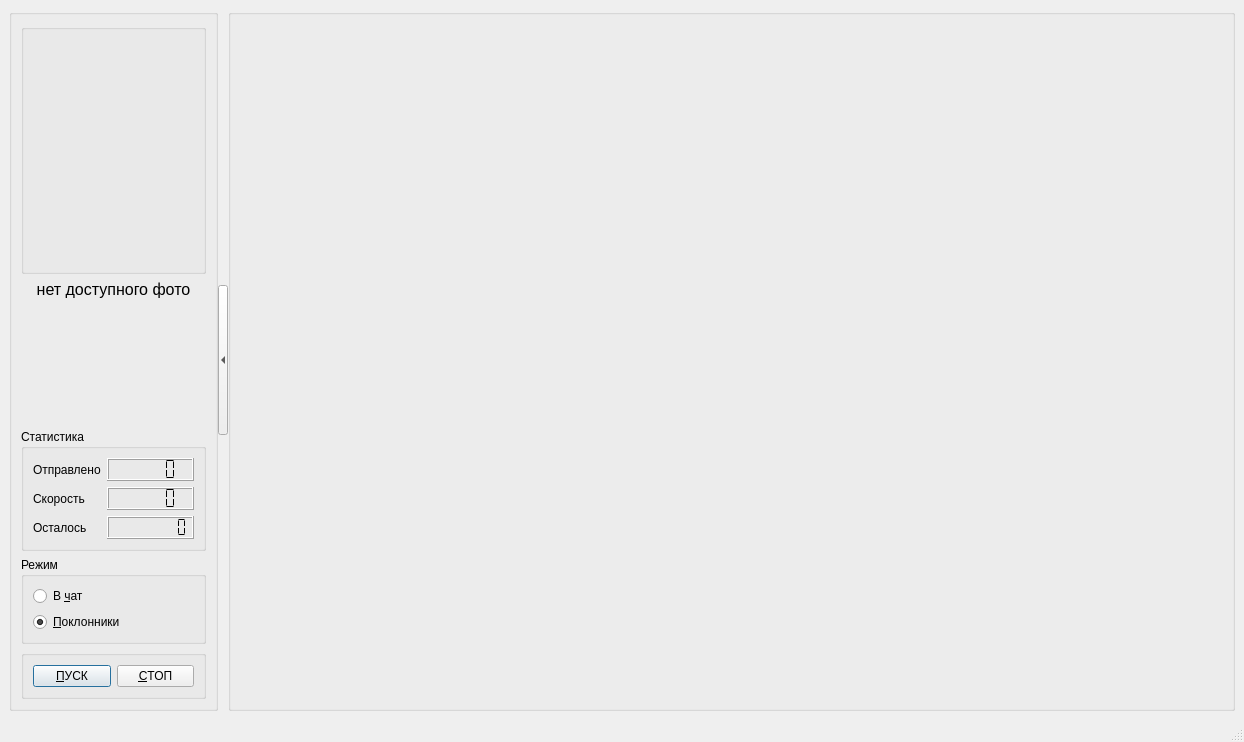
<?xml version="1.0" encoding="UTF-8"?>
<ui version="4.0">
 <class>MainWindow</class>
 <widget class="QMainWindow" name="MainWindow">
  <property name="geometry">
   <rect>
    <x>0</x>
    <y>0</y>
    <width>1244</width>
    <height>742</height>
   </rect>
  </property>
  <property name="sizePolicy">
   <sizepolicy hsizetype="Preferred" vsizetype="Preferred">
    <horstretch>1</horstretch>
    <verstretch>0</verstretch>
   </sizepolicy>
  </property>
  <widget class="QWidget" name="centralwidget">
   <property name="enabled">
    <bool>true</bool>
   </property>
   <layout class="QHBoxLayout" name="horizontalLayout_3">
    <property name="spacing">
     <number>0</number>
    </property>
    <item>
     <widget class="QGroupBox" name="toolBox">
      <layout class="QVBoxLayout" name="verticalLayout_3">
       <item>
        <widget class="QGroupBox" name="groupBoxInfo">
         <property name="minimumSize">
          <size>
           <width>185</width>
           <height>250</height>
          </size>
         </property>
         <property name="maximumSize">
          <size>
           <width>185</width>
           <height>250</height>
          </size>
         </property>
         <property name="title">
          <string/>
         </property>
         <layout class="QVBoxLayout" name="verticalLayout">
          <item>
           <widget class="QLabel" name="labelPic">
            <property name="toolTip">
             <string>&lt;html&gt;&lt;head/&gt;&lt;body&gt;&lt;p&gt;&lt;span style=&quot; font-size:10pt;&quot;&gt;Авторизованный пользователь&lt;/span&gt;&lt;/p&gt;&lt;/body&gt;&lt;/html&gt;</string>
            </property>
            <property name="whatsThis">
             <string>Авторизованный пользователь</string>
            </property>
            <property name="styleSheet">
             <string notr="true"/>
            </property>
            <property name="text">
             <string/>
            </property>
            <property name="pixmap">
             <pixmap resource="resource.qrc">:/res/no_picture.png</pixmap>
            </property>
            <property name="scaledContents">
             <bool>true</bool>
            </property>
           </widget>
          </item>
         </layout>
        </widget>
       </item>
       <item>
        <widget class="QLabel" name="labelUserName">
         <property name="toolTip">
          <string>&lt;html&gt;&lt;head/&gt;&lt;body&gt;&lt;p&gt;&lt;span style=&quot; font-size:10pt;&quot;&gt;Открыть профиль в браузере&lt;/span&gt;&lt;/p&gt;&lt;/body&gt;&lt;/html&gt;</string>
         </property>
         <property name="styleSheet">
          <string notr="true">font: 75 14pt &quot;MS Shell Dlg 2&quot;;</string>
         </property>
         <property name="text">
          <string>&lt;html&gt;&lt;head/&gt;&lt;body&gt;&lt;p&gt;&lt;span style=&quot; font-size:12pt;&quot;&gt;нет доступного фото&lt;/span&gt;&lt;/p&gt;&lt;/body&gt;&lt;/html&gt;</string>
         </property>
         <property name="alignment">
          <set>Qt::AlignCenter</set>
         </property>
         <property name="openExternalLinks">
          <bool>true</bool>
         </property>
        </widget>
       </item>
       <item>
        <spacer name="verticalSpacer">
         <property name="orientation">
          <enum>Qt::Vertical</enum>
         </property>
         <property name="sizeHint" stdset="0">
          <size>
           <width>20</width>
           <height>6</height>
          </size>
         </property>
        </spacer>
       </item>
       <item>
        <widget class="QGroupBox" name="groupBox_4">
         <property name="sizePolicy">
          <sizepolicy hsizetype="Fixed" vsizetype="Fixed">
           <horstretch>0</horstretch>
           <verstretch>0</verstretch>
          </sizepolicy>
         </property>
         <property name="maximumSize">
          <size>
           <width>185</width>
           <height>156</height>
          </size>
         </property>
         <property name="title">
          <string>Статистика</string>
         </property>
         <layout class="QGridLayout" name="gridLayout_3">
          <item row="0" column="1">
           <widget class="QLCDNumber" name="lcdNumber_sent">
            <property name="toolTip">
             <string>&lt;html&gt;&lt;head/&gt;&lt;body&gt;&lt;p&gt;&lt;span style=&quot; font-size:10pt;&quot;&gt;Число отправленных сообщений&lt;/span&gt;&lt;/p&gt;&lt;/body&gt;&lt;/html&gt;</string>
            </property>
            <property name="whatsThis">
             <string>Количество отправленных сообщений (или писем)</string>
            </property>
            <property name="segmentStyle">
             <enum>QLCDNumber::Flat</enum>
            </property>
           </widget>
          </item>
          <item row="0" column="0">
           <widget class="QLabel" name="label_6">
            <property name="toolTip">
             <string/>
            </property>
            <property name="text">
             <string>Отправлено</string>
            </property>
           </widget>
          </item>
          <item row="1" column="1">
           <widget class="QLCDNumber" name="lcdNumber_speed">
            <property name="toolTip">
             <string>&lt;html&gt;&lt;head/&gt;&lt;body&gt;&lt;p&gt;&lt;span style=&quot; font-size:10pt;&quot;&gt;Скорость отправки&lt;/span&gt;&lt;/p&gt;&lt;/body&gt;&lt;/html&gt;</string>
            </property>
            <property name="whatsThis">
             <string>Скорость отправки сообщений (писем) штук в секунду.</string>
            </property>
            <property name="segmentStyle">
             <enum>QLCDNumber::Flat</enum>
            </property>
           </widget>
          </item>
          <item row="2" column="1">
           <widget class="QLCDNumber" name="lcdNumber_last">
            <property name="sizePolicy">
             <sizepolicy hsizetype="Minimum" vsizetype="Minimum">
              <horstretch>0</horstretch>
              <verstretch>0</verstretch>
             </sizepolicy>
            </property>
            <property name="toolTip">
             <string>&lt;html&gt;&lt;head/&gt;&lt;body&gt;&lt;p&gt;&lt;span style=&quot; font-size:10pt;&quot;&gt;Оставшееся время до конца рассылки&lt;/span&gt;&lt;/p&gt;&lt;/body&gt;&lt;/html&gt;</string>
            </property>
            <property name="whatsThis">
             <string>Оставшееся время до завершения рассылки.</string>
            </property>
            <property name="digitCount">
             <number>8</number>
            </property>
            <property name="segmentStyle">
             <enum>QLCDNumber::Flat</enum>
            </property>
           </widget>
          </item>
          <item row="1" column="0">
           <widget class="QLabel" name="label_8">
            <property name="toolTip">
             <string/>
            </property>
            <property name="text">
             <string>Скорость</string>
            </property>
           </widget>
          </item>
          <item row="2" column="0">
           <widget class="QLabel" name="label_7">
            <property name="toolTip">
             <string/>
            </property>
            <property name="text">
             <string>Осталось</string>
            </property>
           </widget>
          </item>
         </layout>
        </widget>
       </item>
       <item>
        <widget class="QGroupBox" name="groupBox_2">
         <property name="sizePolicy">
          <sizepolicy hsizetype="Fixed" vsizetype="Fixed">
           <horstretch>0</horstretch>
           <verstretch>0</verstretch>
          </sizepolicy>
         </property>
         <property name="maximumSize">
          <size>
           <width>185</width>
           <height>125</height>
          </size>
         </property>
         <property name="title">
          <string>Режим</string>
         </property>
         <property name="flat">
          <bool>false</bool>
         </property>
         <layout class="QHBoxLayout" name="horizontalLayout">
          <item>
           <layout class="QVBoxLayout" name="verticalLayout_2">
            <item>
             <widget class="QRadioButton" name="radioButtonChat">
              <property name="toolTip">
               <string>&lt;html&gt;&lt;head/&gt;&lt;body&gt;&lt;p&gt;&lt;span style=&quot; font-size:10pt;&quot;&gt;Режим рассылки в чат&lt;/span&gt;&lt;/p&gt;&lt;/body&gt;&lt;/html&gt;</string>
              </property>
              <property name="whatsThis">
               <string>Выбор режима рассылки в чат</string>
              </property>
              <property name="text">
               <string>В &amp;чат</string>
              </property>
             </widget>
            </item>
            <item>
             <widget class="QRadioButton" name="radioButtonFav">
              <property name="toolTip">
               <string>&lt;html&gt;&lt;head/&gt;&lt;body&gt;&lt;p&gt;&lt;span style=&quot; font-size:10pt;&quot;&gt;Режим рассылки для поклонников&lt;/span&gt;&lt;/p&gt;&lt;/body&gt;&lt;/html&gt;</string>
              </property>
              <property name="whatsThis">
               <string>Выбор режима рассылки по поклонникам</string>
              </property>
              <property name="text">
               <string>&amp;Поклонники</string>
              </property>
              <property name="checked">
               <bool>true</bool>
              </property>
             </widget>
            </item>
           </layout>
          </item>
          <item>
           <widget class="QPushButton" name="pushButtonconfig">
            <property name="toolTip">
             <string>&lt;html&gt;&lt;head/&gt;&lt;body&gt;&lt;p&gt;&lt;span style=&quot; font-size:10pt;&quot;&gt;Настройки программы&lt;/span&gt;&lt;/p&gt;&lt;/body&gt;&lt;/html&gt;</string>
            </property>
            <property name="text">
             <string/>
            </property>
            <property name="icon">
             <iconset resource="resource.qrc">
              <normaloff>:/res/config.png</normaloff>:/res/config.png</iconset>
            </property>
            <property name="iconSize">
             <size>
              <width>40</width>
              <height>40</height>
             </size>
            </property>
            <property name="flat">
             <bool>true</bool>
            </property>
           </widget>
          </item>
         </layout>
        </widget>
       </item>
       <item>
        <widget class="QGroupBox" name="groupBox_3">
         <property name="sizePolicy">
          <sizepolicy hsizetype="Fixed" vsizetype="Fixed">
           <horstretch>0</horstretch>
           <verstretch>0</verstretch>
          </sizepolicy>
         </property>
         <property name="maximumSize">
          <size>
           <width>185</width>
           <height>16777215</height>
          </size>
         </property>
         <property name="title">
          <string/>
         </property>
         <layout class="QHBoxLayout" name="horizontalLayout_2">
          <item>
           <widget class="QPushButton" name="pushButtonStart">
            <property name="toolTip">
             <string>&lt;html&gt;&lt;head/&gt;&lt;body&gt;&lt;p&gt;&lt;span style=&quot; font-size:10pt;&quot;&gt;Запуск рассылки&lt;/span&gt;&lt;/p&gt;&lt;/body&gt;&lt;/html&gt;</string>
            </property>
            <property name="whatsThis">
             <string>Запуск рассылки</string>
            </property>
            <property name="styleSheet">
             <string notr="true">font: 75 12pt &quot;MS Shell Dlg 2&quot;;</string>
            </property>
            <property name="text">
             <string>&amp;ПУСК</string>
            </property>
            <property name="autoDefault">
             <bool>true</bool>
            </property>
            <property name="default">
             <bool>true</bool>
            </property>
           </widget>
          </item>
          <item>
           <widget class="QPushButton" name="pushButtonStop">
            <property name="toolTip">
             <string>&lt;html&gt;&lt;head/&gt;&lt;body&gt;&lt;p&gt;&lt;span style=&quot; font-size:10pt;&quot;&gt;Остановить рассылку&lt;/span&gt;&lt;/p&gt;&lt;/body&gt;&lt;/html&gt;</string>
            </property>
            <property name="whatsThis">
             <string>Остановка рассылки</string>
            </property>
            <property name="styleSheet">
             <string notr="true">font: 75 12pt &quot;MS Shell Dlg 2&quot;;</string>
            </property>
            <property name="text">
             <string>&amp;СТОП</string>
            </property>
           </widget>
          </item>
         </layout>
        </widget>
       </item>
      </layout>
     </widget>
    </item>
    <item>
     <widget class="QToolButton" name="toolButton">
      <property name="maximumSize">
       <size>
        <width>10</width>
        <height>150</height>
       </size>
      </property>
      <property name="toolTip">
       <string>&lt;html&gt;&lt;head/&gt;&lt;body&gt;&lt;p&gt;&lt;span style=&quot; font-size:10pt;&quot;&gt;Скрыть панель инструментов&lt;/span&gt;&lt;/p&gt;&lt;/body&gt;&lt;/html&gt;</string>
      </property>
      <property name="styleSheet">
       <string notr="true"/>
      </property>
      <property name="arrowType">
       <enum>Qt::LeftArrow</enum>
      </property>
     </widget>
    </item>
    <item>
     <widget class="QGroupBox" name="groupBox">
      <property name="sizePolicy">
       <sizepolicy hsizetype="Preferred" vsizetype="Preferred">
        <horstretch>1</horstretch>
        <verstretch>0</verstretch>
       </sizepolicy>
      </property>
      <property name="title">
       <string/>
      </property>
      <layout class="QHBoxLayout" name="horizontalLayout_4"/>
     </widget>
    </item>
   </layout>
  </widget>
  <widget class="QMenuBar" name="menubar">
   <property name="geometry">
    <rect>
     <x>0</x>
     <y>0</y>
     <width>1244</width>
     <height>20</height>
    </rect>
   </property>
  </widget>
  <widget class="QStatusBar" name="statusbar">
   <property name="sizeGripEnabled">
    <bool>true</bool>
   </property>
  </widget>
 </widget>
 <tabstops>
  <tabstop>pushButtonStart</tabstop>
  <tabstop>pushButtonconfig</tabstop>
  <tabstop>radioButtonChat</tabstop>
  <tabstop>radioButtonFav</tabstop>
  <tabstop>pushButtonStop</tabstop>
 </tabstops>
 <resources>
  <include location="resource.qrc"/>
 </resources>
 <connections>
  <connection>
   <sender>toolButton</sender>
   <signal>clicked()</signal>
   <receiver>MainWindow</receiver>
   <slot>on_hide()</slot>
   <hints>
    <hint type="sourcelabel">
     <x>223</x>
     <y>445</y>
    </hint>
    <hint type="destinationlabel">
     <x>198</x>
     <y>392</y>
    </hint>
   </hints>
  </connection>
  <connection>
   <sender>pushButtonconfig</sender>
   <signal>clicked()</signal>
   <receiver>MainWindow</receiver>
   <slot>configWindow()</slot>
   <hints>
    <hint type="sourcelabel">
     <x>156</x>
     <y>605</y>
    </hint>
    <hint type="destinationlabel">
     <x>221</x>
     <y>573</y>
    </hint>
   </hints>
  </connection>
  <connection>
   <sender>pushButtonStop</sender>
   <signal>clicked()</signal>
   <receiver>MainWindow</receiver>
   <slot>on_stop()</slot>
   <hints>
    <hint type="sourcelabel">
     <x>162</x>
     <y>675</y>
    </hint>
    <hint type="destinationlabel">
     <x>218</x>
     <y>649</y>
    </hint>
   </hints>
  </connection>
  <connection>
   <sender>pushButtonStart</sender>
   <signal>clicked()</signal>
   <receiver>MainWindow</receiver>
   <slot>on_start()</slot>
   <hints>
    <hint type="sourcelabel">
     <x>76</x>
     <y>680</y>
    </hint>
    <hint type="destinationlabel">
     <x>219</x>
     <y>681</y>
    </hint>
   </hints>
  </connection>
  <connection>
   <sender>radioButtonChat</sender>
   <signal>toggled(bool)</signal>
   <receiver>MainWindow</receiver>
   <slot>toolbarModeSelected()</slot>
   <hints>
    <hint type="sourcelabel">
     <x>55</x>
     <y>588</y>
    </hint>
    <hint type="destinationlabel">
     <x>7</x>
     <y>572</y>
    </hint>
   </hints>
  </connection>
  <connection>
   <sender>radioButtonFav</sender>
   <signal>toggled(bool)</signal>
   <receiver>MainWindow</receiver>
   <slot>toolbarModeSelected()</slot>
   <hints>
    <hint type="sourcelabel">
     <x>41</x>
     <y>619</y>
    </hint>
    <hint type="destinationlabel">
     <x>2</x>
     <y>620</y>
    </hint>
   </hints>
  </connection>
 </connections>
 <slots>
  <slot>_evaluateJavaScript()</slot>
  <slot>configWindow()</slot>
  <slot>on_start()</slot>
  <slot>on_stop()</slot>
  <slot>on_hide()</slot>
  <slot>toolbarModeSelected()</slot>
 </slots>
</ui>
